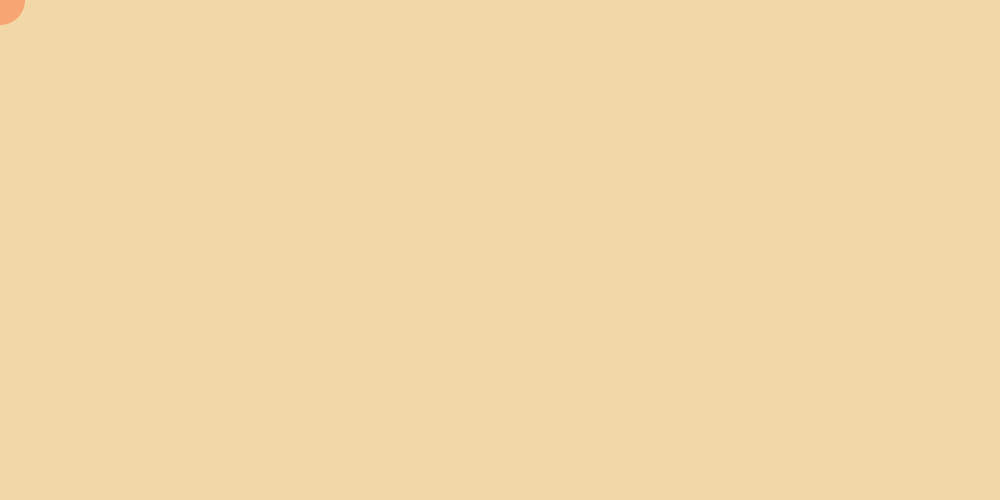
Frame 1 (no input)
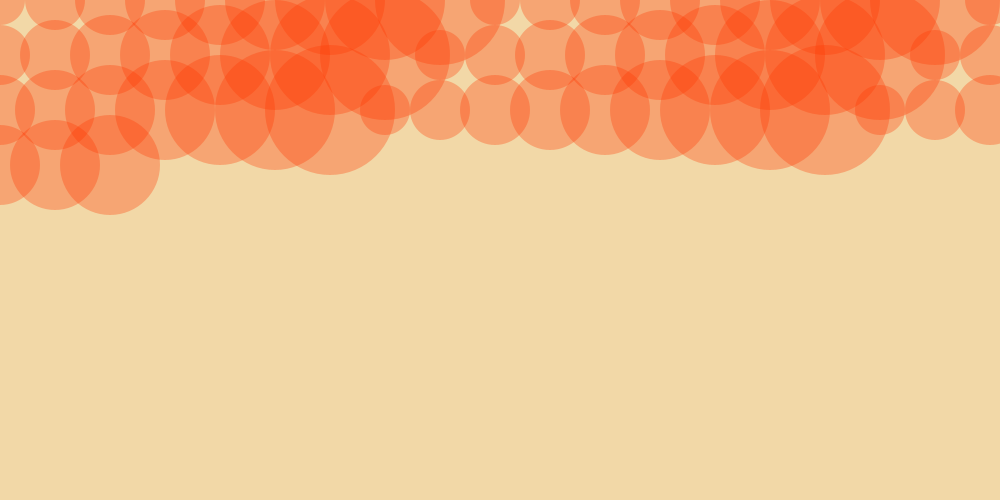
Frame 60 (the mouse pressed at the canvas centre just before this capture)
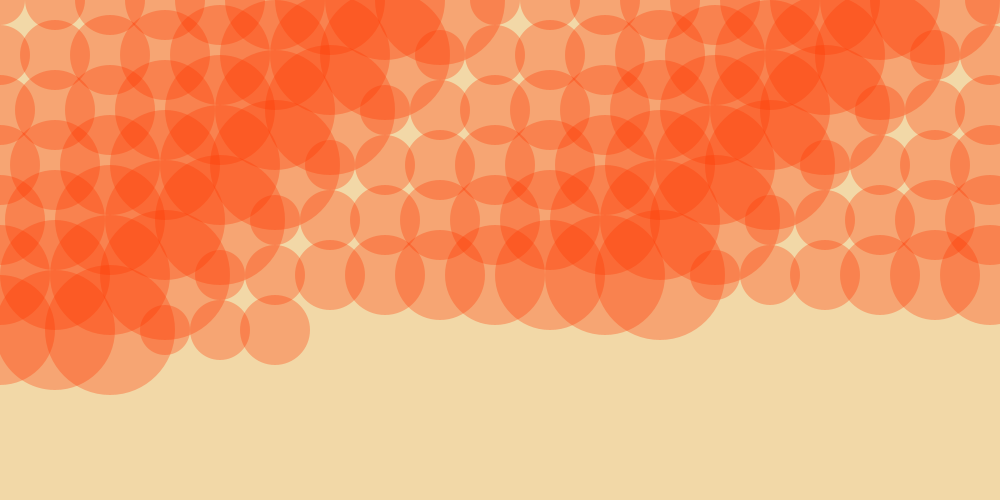
Frame 120 (the mouse held since frame 60 and released just before this capture)

The Processing sketch that drew these frames (run headless with seeded random() and noise(); from frame 60 on, the mouse is pressed at the canvas centre):

// Processing sketch: processing_32047
// ── processing_32047.pde

int a= 0;
int b= 0;
int c= 50;

void setup(){
  
  size(1000,500);
  background(242,216,167);
  smooth();
  noStroke();
  
  
}

void draw(){
  
  fill(255,55,0,80);
  ellipse(a,b,c,c);
  
  a = a + 55;
  
  if(a>1000){
    a = 0;
    b = b + 55;}
    
  c = c + 10;  
    
  if(c>130){
    c = 50;}
}
